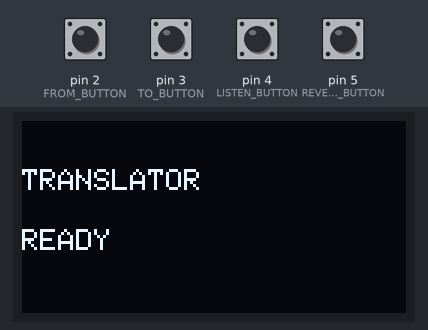
Bench run of a sketch on a simulated Arduino Uno, built with avr-gcc and run on an emulated ATmega328P. Shown: 128×64 one-colour display. The test bench sets the inputs (shaded band); at power-on: pin 2 (FROM_BUTTON), pin 3 (TO_BUTTON), pin 4 (LISTEN_BUTTON), pin 5 (REVERSE_BUTTON) HIGH. What the sketch prints to the serial monitor is not drawn.

Above: at 1.2 s.
1.3 s: pin 4 (LISTEN_BUTTON) pulled LOW for 0.15 s
At 2.4 s:
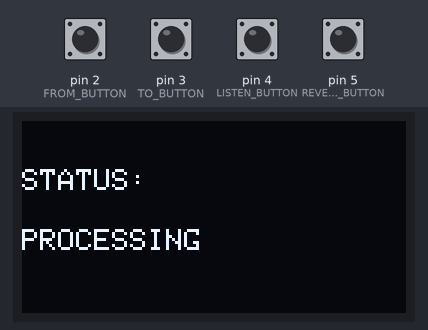
2.9 s: pin 2 (FROM_BUTTON) pulled LOW for 0.15 s
At 4.1 s:
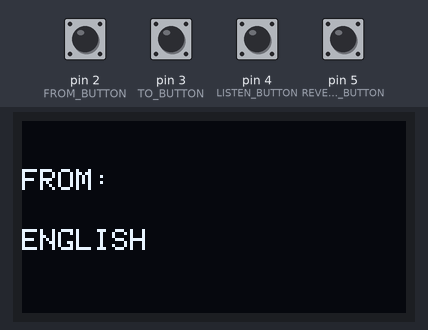
4.5 s: pin 3 (TO_BUTTON) pulled LOW for 0.15 s
At 5.4 s:
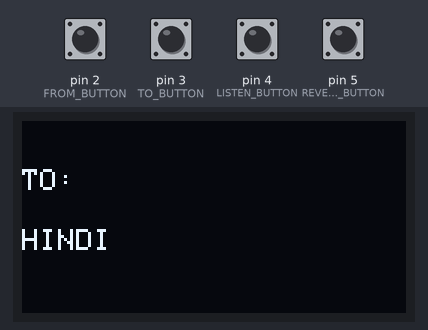
6.1 s: pin 5 (REVERSE_BUTTON) pulled LOW for 0.15 s
At 6.8 s:
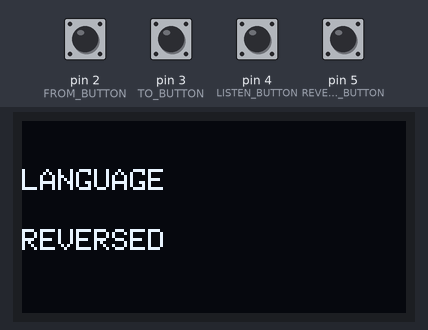
7.7 s: pin 2 (FROM_BUTTON) pulled LOW for 1 s
At 8.9 s:
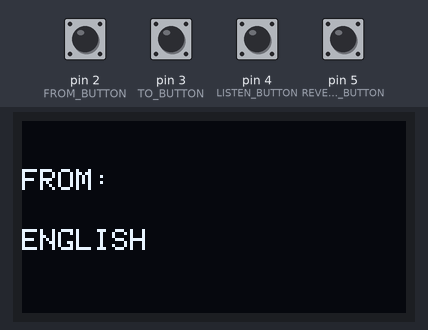
10.2 s: pin 3 (TO_BUTTON) pulled LOW for 1 s
At 11.0 s:
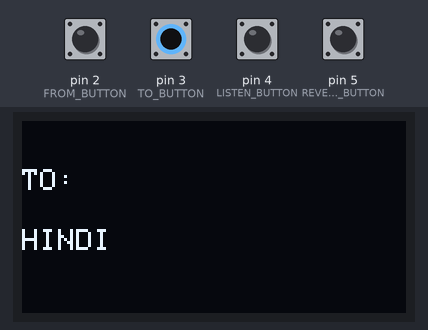
Timing chart, 0 to 13.2 s (numbered marks = the images above; inputs shaded):
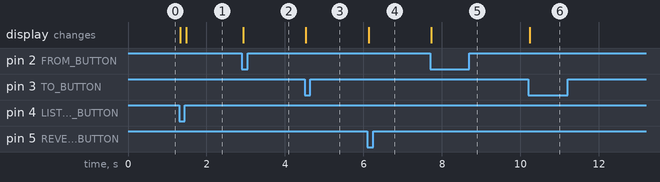

Measured:
- after the input at 1.3 s, the display: first changes at once (image 1 shows a later state)
- after the input at 2.9 s, the display: changes at once (image 2)
- after the input at 4.5 s, the display: changes at once (image 3)
- after the input at 6.1 s, the display: changes at once (image 4)
- after the input at 7.7 s, the display: changes at once (image 5)
- after the input at 10.2 s, the display: changes at once (image 6)

The sketch:

sketch_sep20a.ino
```cpp
#include <SPI.h>
#include <Wire.h>
#include <Adafruit_GFX.h>
#include <Adafruit_SSD1306.h>

// ---------- OLED configuration ----------

#define SCREEN_WIDTH 128
#define SCREEN_HEIGHT 64
#define OLED_ADDRESS 0x3C

Adafruit_SSD1306 display(SCREEN_WIDTH, SCREEN_HEIGHT, &Wire, -1);

// ---------- Button pins ----------

const byte FROM_BUTTON = 2;
const byte TO_BUTTON = 3;
const byte LISTEN_BUTTON = 4;
const byte REVERSE_BUTTON = 5;

// ---------- Button events sent to Raspberry Pi ----------

const byte EVENT_NONE = 0;
const byte EVENT_FROM = 'F';
const byte EVENT_TO = 'T';
const byte EVENT_LISTEN_PRESS = 'P';
const byte EVENT_LISTEN_RELEASE = 'p';
const byte EVENT_REVERSE = 'R';

// Pi acknowledges a button event with this byte.
const byte SPI_ACK = 'A';

// ---------- OLED status codes received from Pi ----------

const byte STATUS_READY = '1';
const byte STATUS_LISTENING = '2';
const byte STATUS_PROCESSING = '3';
const byte STATUS_SPEAKING = '4';
const byte STATUS_DONE = '5';
const byte STATUS_ERROR = '6';

const byte STATUS_FROM_EN = '7';
const byte STATUS_TO_HI = '8';
const byte STATUS_FROM_HI = '9';
const byte STATUS_TO_EN = '0';

// ---------- Shared SPI state ----------

volatile byte pendingEvent = EVENT_NONE;
volatile byte requestedStatus = 0;

// ---------- Button state ----------

bool lastFrom = HIGH;
bool lastTo = HIGH;
bool lastListen = HIGH;
bool lastReverse = HIGH;

// ---------- OLED functions ----------

void showStatus(const char *line1, const char *line2 = "") {
  display.clearDisplay();
  display.setTextColor(SSD1306_WHITE);
  display.setTextSize(1);

  display.setCursor(0, 16);
  display.println(line1);

  if (line2[0] != '\0') {
    display.setCursor(0, 36);
    display.println(line2);
  }

  display.display();
}

void applyStatus(byte code) {
  switch (code) {
    case STATUS_READY:
      showStatus("TRANSLATOR", "READY");
      break;

    case STATUS_LISTENING:
      showStatus("STATUS:", "LISTENING");
      break;

    case STATUS_PROCESSING:
      showStatus("STATUS:", "PROCESSING");
      break;

    case STATUS_SPEAKING:
      showStatus("STATUS:", "SPEAKING");
      break;

    case STATUS_DONE:
      showStatus("STATUS:", "DONE");
      break;

    case STATUS_ERROR:
      showStatus("STATUS:", "ERROR");
      break;

    case STATUS_FROM_EN:
      showStatus("FROM:", "ENGLISH");
      break;

    case STATUS_TO_HI:
      showStatus("TO:", "HINDI");
      break;

    case STATUS_FROM_HI:
      showStatus("FROM:", "HINDI");
      break;

    case STATUS_TO_EN:
      showStatus("TO:", "ENGLISH");
      break;
  }
}

// ---------- Event queue ----------

void queueEvent(byte eventCode) {
  noInterrupts();

  // Do not overwrite an event that Pi has not acknowledged.
  if (pendingEvent == EVENT_NONE) {
    pendingEvent = eventCode;
  }

  interrupts();
}

// ---------- SPI interrupt ----------

ISR(SPI_STC_vect) {
  byte received = SPDR;

  if (received == SPI_ACK) {
    pendingEvent = EVENT_NONE;
  } else if ((received >= '1' && received <= '9') ||
             received == '0') {
    requestedStatus = received;
  }

  // Return the pending event in the next SPI transfer.
  SPDR = pendingEvent;
}

// ---------- Setup ----------

void setup() {
  Serial.begin(9600);

  pinMode(FROM_BUTTON, INPUT_PULLUP);
  pinMode(TO_BUTTON, INPUT_PULLUP);
  pinMode(LISTEN_BUTTON, INPUT_PULLUP);
  pinMode(REVERSE_BUTTON, INPUT_PULLUP);

  Wire.begin();

  if (!display.begin(SSD1306_SWITCHCAPVCC, OLED_ADDRESS)) {
    Serial.println("OLED ERROR");

    while (true) {
      delay(100);
    }
  }

  showStatus("TRANSLATOR", "READY");

  // Arduino Uno is an SPI slave.
  pinMode(MISO, OUTPUT);
  pinMode(SS, INPUT_PULLUP);

  SPCR = _BV(SPE) | _BV(SPIE);
  SPDR = EVENT_NONE;

  Serial.println("Arduino ready");
}

// ---------- Button handling ----------

void checkButtons() {
  bool f = digitalRead(FROM_BUTTON);
  bool t = digitalRead(TO_BUTTON);
  bool p = digitalRead(LISTEN_BUTTON);
  bool r = digitalRead(REVERSE_BUTTON);

  if (f == LOW && lastFrom == HIGH) {
    Serial.println("FROM pressed");
    showStatus("FROM:", "ENGLISH");
    queueEvent(EVENT_FROM);
  }

  if (t == LOW && lastTo == HIGH) {
    Serial.println("TO pressed");
    showStatus("TO:", "HINDI");
    queueEvent(EVENT_TO);
  }

  if (p == LOW && lastListen == HIGH) {
    Serial.println("LISTEN pressed");
    showStatus("STATUS:", "LISTENING");
    queueEvent(EVENT_LISTEN_PRESS);
  }

  if (p == HIGH && lastListen == LOW) {
    Serial.println("LISTEN released");
    showStatus("STATUS:", "PROCESSING");
    queueEvent(EVENT_LISTEN_RELEASE);
  }

  if (r == LOW && lastReverse == HIGH) {
    Serial.println("REVERSE pressed");
    showStatus("LANGUAGE", "REVERSED");
    queueEvent(EVENT_REVERSE);
  }

  lastFrom = f;
  lastTo = t;
  lastListen = p;
  lastReverse = r;
}

// ---------- Main loop ----------

void loop() {
  byte statusToShow = 0;

  // Safely read the status received by the SPI interrupt.
  noInterrupts();
  statusToShow = requestedStatus;
  requestedStatus = 0;
  interrupts();

  if (statusToShow != 0) {
    applyStatus(statusToShow);
  }

  checkButtons();
  delay(10);
}
```
